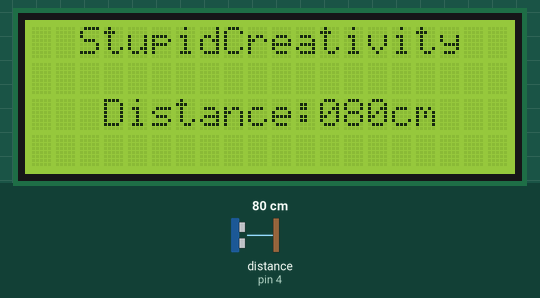
This sketch was run on a simulated Arduino Uno, built with avr-gcc and run on an emulated ATmega328P. Shown: 20×4 character LCD. Wiring (inferred from the names in the program): ultrasonic range finder: trigger pin 2; echo pin 4. The inputs (shaded band) are chosen by the test bench; at power-on: distance to the obstacle (sensor on pin 4) 80 cm. The echo pulse lasts 58.3 µs per cm.

Above: at 1.2 s.
1.3 s: distance to the obstacle (sensor on pin 4) set to 2 cm
At 1.57 s:
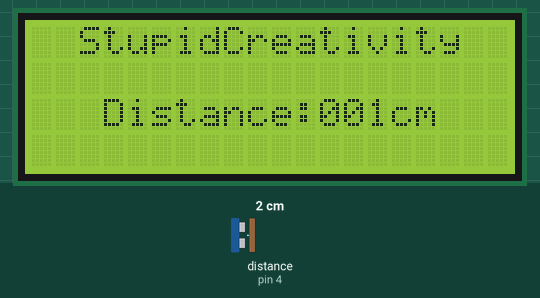
2.9 s: distance to the obstacle (sensor on pin 4) set to 18 cm
At 4.3 s:
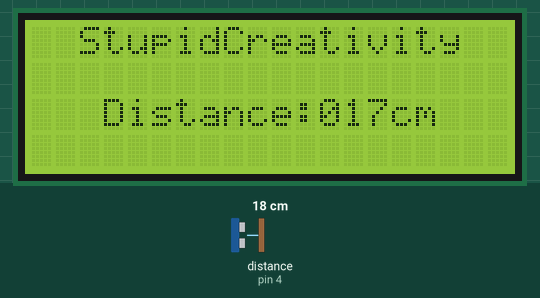
4.6 s: distance to the obstacle (sensor on pin 4) set to 4 cm
At 5.05 s:
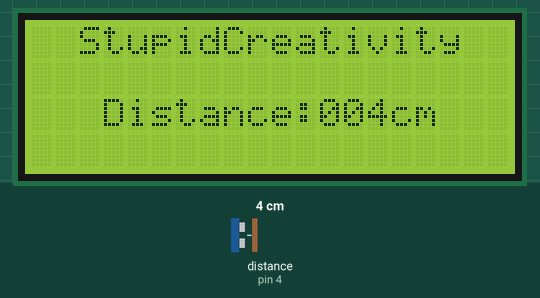
Timing chart, 0 to 7.6 s (numbered marks = the images above; inputs shaded):
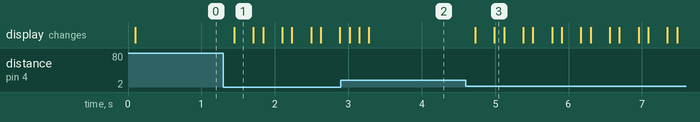

The sketch:

ultrasonic-distance-finder.ino
```cpp
/*
               STUPIDCREATIVITY

                  Code by:-
                            Divij Vignesh
*/
#include <Wire.h>
#include <LiquidCrystal_I2C.h>
#define BACKLIGHT_PIN     13

LiquidCrystal_I2C lcd(0x3F, 2, 1, 0, 4, 5, 6, 7, 3, POSITIVE);
const int trigPin  = 2; //This can be  any pin on  the digital port
const int echoPin = 4; //Any  pin on  the digital port
void setup()  {
  //  initialize  serial  communication:
  lcd.begin(20,4);
}
void loop()
{
  //  establish variables for duration  of  the ping,
  //  and the distance  result  in  inches  and centimeters:
  long duration,  inches, cm;
  //  The sensor  is  triggered by  a HIGH  pulse of  10  or  more  microseconds.
  //  Give  a short LOW pulse beforehand  to  ensure  a clean HIGH  pulse:
  pinMode(trigPin,  OUTPUT); //Since  you use this  pin on  the Arduino board to  send  a
  //  trigger pulse to  the sonar sensor, configure the pin to  an  OUTPUT
  digitalWrite(trigPin, LOW); //First reset the pin to  LOW.
  delayMicroseconds(2); //Wait  for 2 micro seconds
  digitalWrite(trigPin, HIGH); //Send the trigger pulse by  setting its voltage to  HIGH
  //  HIGH  means its voltage will  be  5V  in  transistor-transistor logic (TTL).
  delayMicroseconds(10); //Hold the pulse for 10  microsecond (you  can change  this)
  digitalWrite(trigPin, LOW); //Then  set it  back  to  LOW (0V)
  //  Read  the signal  from  the sensor: a HIGH  pulse whose
  //  duration  is  the time  (in microseconds) from  the sending
  //  of  the ping  to  the reception of  its echo  off of  an  object.
  pinMode(echoPin,  INPUT); //Since the voltage of  the echo  pin of  the sensor  has to  be  read
  //by  this  pin,  configure it  as  an  INPUT pin.
  duration  = pulseIn(echoPin,  HIGH); //get  the duration  this  echo  pin kept  its voltage at  HIGH  (5V)
  //  convert the time  into  a distance
  inches  = microsecondsToInches(duration); //Then  use thiss function  to  compute the distance  to
  //the object in inches
  cm  = microsecondsToCentimeters(duration); //In cm
  lcd.setCursor(2,0);
lcd.print("StupidCreativity");
lcd.setCursor(3,2);
lcd.print("Distance:");
 if(cm<10)
 {
  lcd.print("00");
  lcd.print(cm);
  lcd.setCursor(15,2);
  lcd.print("cm");
  }

  else if(cm>=10&&cm<=99)
  {
  lcd.print("0");
  lcd.print(cm);
  lcd.setCursor(15,2);
  lcd.print("cm");
  }
  else
  {
    lcd.print(cm);
    lcd.setCursor(15,2);
    lcd.print("cm");
    }
  delay(100); //Use a 100ms delay before  going to  the next  iteration
}
long microsecondsToInches(long microseconds)
{
  //  According to  Parallax's  datasheet for the PING))),  there are
  //  73.746  microseconds  per inch  (i.e. sound travels at  1130  feet  per
  //  second).    This  gives the distance  travelled by  the ping, outbound
  //  and return, so  we  divide  by  2 to  get the distance  of  the obstacle.
  //  See:  http://www.parallax.com/dl/docs/prod/acc/28015-PING-v1.3.pdf
  return microseconds / 74 /  2;
}
long microsecondsToCentimeters(long microseconds)
{
  //  The speed of  sound is  340 m/s or  29  microseconds  per centimeter.
  //  The ping  travels out and back, so  to  find  the distance  of  the
  //  object  we  take  half  of  the distance  travelled.
  return microseconds / 29 /  2;
}
```

Measured:
- after the input at 1.3 s, the display: changes after 0.15 s (image 1)
- after the input at 2.9 s, the display: changes after 0.12 s (image 2)
- after the input at 4.6 s, the display: first changes after 0.13 s (image 3 shows a later state)
